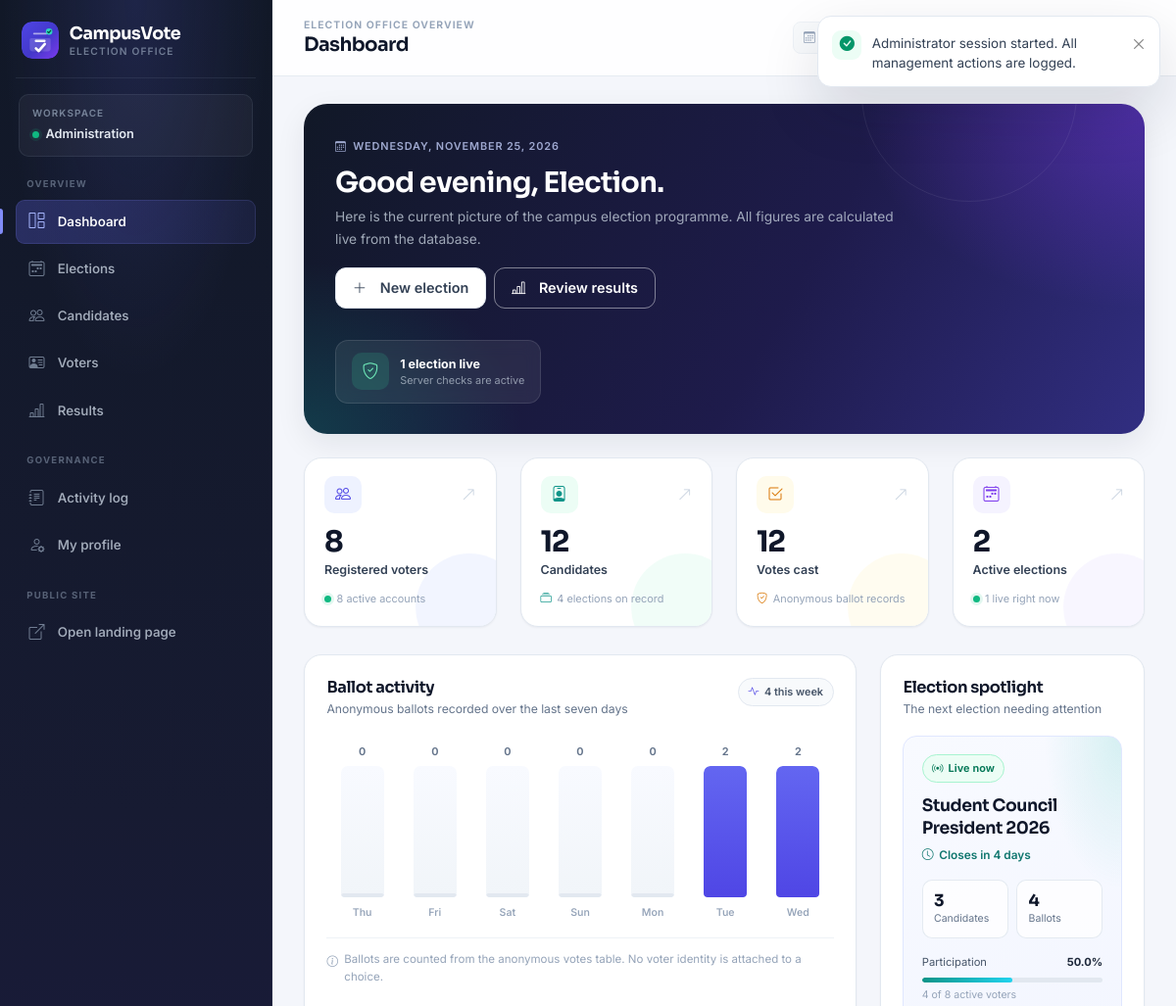
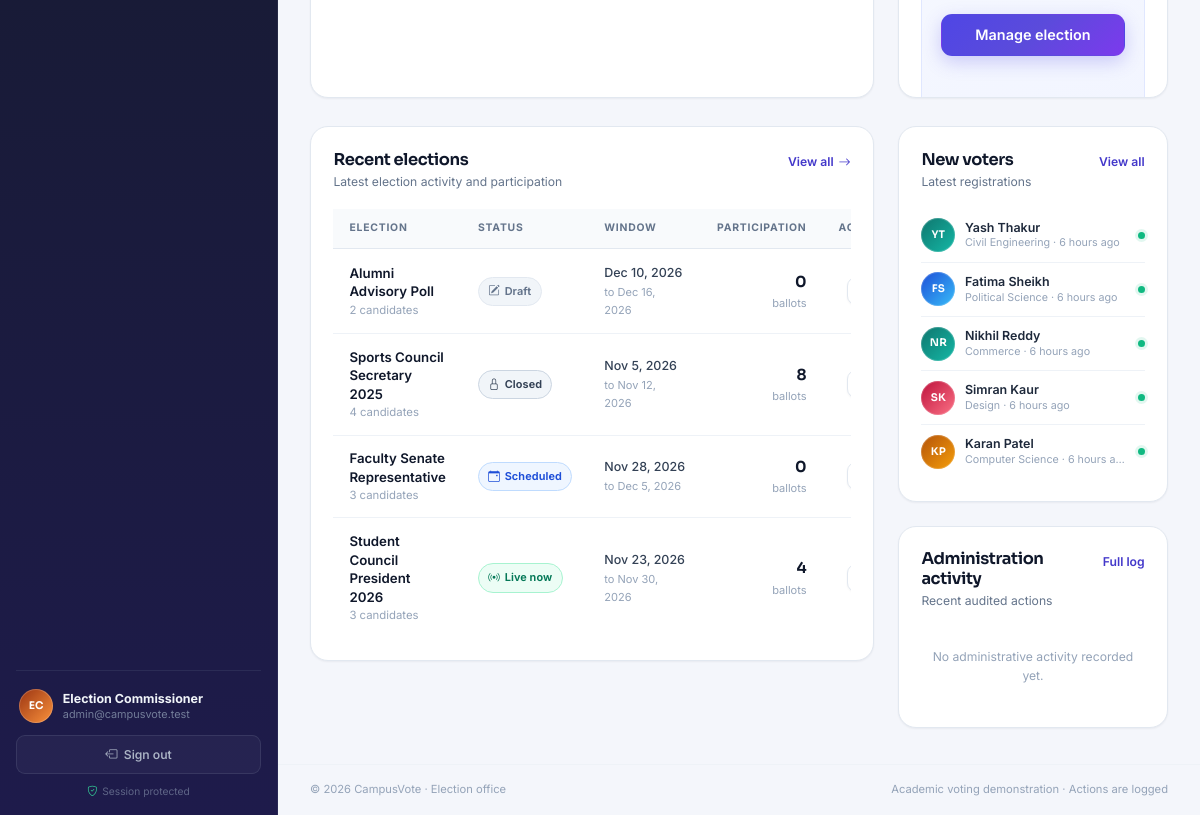
Page /admin/dashboard.php (signed in) on the committed database (2 pictures, top to bottom).
### tables this page shows
CREATE TABLE `elections` (
    `id`                INT UNSIGNED NOT NULL AUTO_INCREMENT,
    `title`             VARCHAR(150) NOT NULL,
    `description`       TEXT         NULL,
    `start_at`          DATETIME     NOT NULL,
    `end_at`            DATETIME     NOT NULL,
    `status`            ENUM('draft','active','closed') NOT NULL DEFAULT 'draft',
    `results_published` TINYINT(1)   NOT NULL DEFAULT 0,
    `created_by`        INT UNSIGNED NULL,
    `created_at`        DATETIME     NOT NULL DEFAULT CURRENT_TIMESTAMP,
    `updated_at`        DATETIME     NOT NULL DEFAULT CURRENT_TIMESTAMP
                                     ON UPDATE CURRENT_TIMESTAMP,
    PRIMARY KEY (`id`),
    KEY `idx_elections_status_window` (`status`, `start_at`, `end_at`),
    KEY `idx_elections_results` (`results_published`),
    KEY `fk_elections_admin` (`created_by`),
    CONSTRAINT `fk_elections_admin`
        FOREIGN KEY (`created_by`) REFERENCES `admins` (`id`)
        ON DELETE SET NULL ON UPDATE CASCADE,
    CONSTRAINT `chk_elections_window` CHECK (`end_at` > `start_at`)
);

CREATE TABLE `voters` (
    `id`            INT UNSIGNED NOT NULL AUTO_INCREMENT,
    `full_name`     VARCHAR(100) NOT NULL,
    `username`      VARCHAR(50)  NOT NULL,
    `email`         VARCHAR(150) NOT NULL,
    `student_id`    VARCHAR(30)  NOT NULL,
    `department`    VARCHAR(100) NOT NULL,
    `password_hash` VARCHAR(255) NOT NULL,
    `is_active`     TINYINT(1)   NOT NULL DEFAULT 1,
    `last_login_at` DATETIME     NULL,
    `created_at`    DATETIME     NOT NULL DEFAULT CURRENT_TIMESTAMP,
    `updated_at`    DATETIME     NOT NULL DEFAULT CURRENT_TIMESTAMP
                                 ON UPDATE CURRENT_TIMESTAMP,
    PRIMARY KEY (`id`),
    UNIQUE KEY `uq_voters_username` (`username`),
    UNIQUE KEY `uq_voters_email` (`email`),
    UNIQUE KEY `uq_voters_student_id` (`student_id`),
    KEY `idx_voters_is_active` (`is_active`),
    KEY `idx_voters_created_at` (`created_at`)
);

### admin/dashboard.php (the view, shortened to what the rows shown need)
<?php
$admin = Auth::requireAdmin();
$pdo = Database::connection();
$overview = $pdo->query(
    "SELECT
        (SELECT COUNT(*) FROM voters) AS total_voters,
        (SELECT COUNT(*) FROM voters WHERE is_active = 1) AS active_voters,
        (SELECT COUNT(*) FROM candidates) AS total_candidates,
        (SELECT COUNT(*) FROM votes) AS total_votes,
        (SELECT COUNT(*) FROM elections) AS total_elections,
        (SELECT COUNT(*) FROM elections WHERE status = 'active' AND end_at > NOW()) AS active_elections,
        (SELECT COUNT(*) FROM elections WHERE status = 'active' AND NOW() BETWEEN start_at AND end_at) AS live_elections,
        (SELECT COUNT(*) FROM elections WHERE results_published = 1) AS published_results"
)->fetch();
$activeVoters = (int) $overview['active_voters'];
$progressStmt = $pdo->query(
    "SELECT e.*,
            (SELECT COUNT(*) FROM candidates c WHERE c.election_id = e.id) AS candidate_count,
            (SELECT COUNT(*) FROM vote_participation p WHERE p.election_id = e.id) AS participation_count
     FROM elections e
     WHERE e.status = 'active' AND NOW() >= e.start_at AND NOW() <= e.end_at
     ORDER BY e.end_at ASC LIMIT 1"
);
$liveElection = $progressStmt->fetch() ?: null;
$recentElectionsStmt = $pdo->query(
    "SELECT e.*,
            (SELECT COUNT(*) FROM candidates c WHERE c.election_id = e.id) AS candidate_count,
            (SELECT COUNT(*) FROM vote_participation p WHERE p.election_id = e.id) AS participation_count
     FROM elections e
     ORDER BY e.updated_at DESC, e.id DESC LIMIT 5"
);
$recentElections = $recentElectionsStmt->fetchAll();
$recentVoters = $pdo->query(
    'SELECT id, full_name, email, username, department, student_id, is_active, created_at
     FROM voters ORDER BY created_at DESC, id DESC LIMIT 5'
)->fetchAll();
$hour = (int) date('G');
$greeting = $hour < 12 ? 'Good morning' : ($hour < 17 ? 'Good afternoon' : 'Good evening');
$firstName = explode(' ', (string) $admin['full_name'])[0];
$eligibleForProgress = max(1, $activeVoters);
require_once dirname(__DIR__) . '/includes/admin_header.php';
?>
<section class="admin-welcome">
    <div class="admin-welcome__copy">
        <span class="admin-welcome__date"><i class="bi bi-calendar3" aria-hidden="true"></i><?= e(date('l, F j, Y')) ?></span>
        <h2><?= e($greeting) ?>, <?= e($firstName) ?>.</h2>
        <p>Here is the current picture of the campus election programme. All figures are calculated live from the database.</p>
        <div class="admin-welcome__actions">
            <a class="btn btn-light" href="<?= e(url('admin/elections.php?new=1')) ?>">
            </a>
            <a class="btn btn-outline-light" href="<?= e(url('admin/results.php')) ?>">
            </a>
        </div>
    </div>
</section>
<div class="row g-4 mt-1">
    <div class="col-xl-8">
        <section class="panel h-100">
            <div class="panel__header">
                <div>
                    <h2 class="panel__title">Ballot activity</h2>
                </div>
            </div>
        </section>
    </div>
    <div class="col-xl-4">
        <section class="panel h-100 spotlight-panel">
            <div class="panel__header">
                <div>
                    <h2 class="panel__title">Election spotlight</h2>
                </div>
            </div>
            <?php if ($liveElection):
                $liveMeta = Election::meta(Election::status($liveElection));
                $participationRate = min(100, ($eligibleForProgress > 0 ? ((int) $liveElection['participation_count'] / $eligibleForProgress) * 100 : 0));
            ?>
                <div class="spotlight">
                    <span class="status-pill status-pill--live">
                        <i class="bi <?= e($liveMeta['icon']) ?>" aria-hidden="true"></i> <?= e($liveMeta['label']) ?>
                    </span>
                    <h3><?= e($liveElection['title']) ?></h3>
                    <p class="spotlight__timing"><i class="bi bi-clock" aria-hidden="true"></i><?= e(Election::timingHint($liveElection)) ?></p>
                    <div class="spotlight__stats">
                        <div><strong><?= e((string) $liveElection['candidate_count']) ?></strong><span>Candidates</span></div>
                        <div><strong><?= e(number_format((int) $liveElection['participation_count'])) ?></strong><span>Ballots</span></div>
                    </div>
                    <div class="spotlight__progress">
                        <div class="d-flex justify-content-between">
                            <span>Participation</span>
                            <strong><?= e(number_format($participationRate, 1)) ?>%</strong>
                        </div>
                        <div class="progress app-progress" role="progressbar" aria-label="Voter participation" aria-valuenow="<?= e((string) round($participationRate)) ?>" aria-valuemin="0" aria-valuemax="100">
                            <div class="progress-bar" style="width: <?= e((string) $participationRate) ?>%"></div>
                        </div>
                        <span class="spotlight__progress-note"><?= e(number_format((int) $liveElection['participation_count'])) ?> of <?= e(number_format($activeVoters)) ?> active voters</span>
                    </div>
                    <a class="btn btn-brand w-100" href="<?= e(url('admin/elections.php')) ?>">Manage election</a>
                </div>
            <?php endif; ?>
        </section>
    </div>
</div>
<div class="row g-4 mt-1">
    <div class="col-xl-8">
        <section class="panel">
            <div class="panel__header">
                <div>
                    <h2 class="panel__title">Recent elections</h2>
                </div>
            </div>
            <?php if ($recentElections): ?>
                <div class="table-responsive">
                    <table class="table app-table align-middle mb-0">
                        <thead>
                            <tr>
                                <th scope="col">Election</th>
                                <th scope="col">Status</th>
                                <th scope="col">Window</th>
                                <th scope="col" class="text-end">Participation</th>
                                <th scope="col" class="text-end">Action</th>
                            </tr>
                        </thead>
                        <tbody>
                            <?php foreach ($recentElections as $election):
                                $status = Election::status($election);
                                $meta = Election::meta($status);
                            ?>
                                <tr>
                                    <td>
                                        <div class="table-primary">
                                            <strong><?= e($election['title']) ?></strong>
                                            <span><?= e((string) $election['candidate_count']) ?> candidate<?= (int) $election['candidate_count'] === 1 ? '' : 's' ?></span>
                                        </div>
                                    </td>
                                    <td>
                                        <span class="status-pill status-pill--<?= e($meta['class']) ?>">
                                            <i class="bi <?= e($meta['icon']) ?>" aria-hidden="true"></i><?= e($meta['label']) ?>
                                        </span>
                                    </td>
                                    <td>
                                        <span class="table-date"><?= e(format_date($election['start_at'])) ?></span>
                                        <span class="table-subdate">to <?= e(format_date($election['end_at'])) ?></span>
                                    </td>
                                    <td class="text-end">
                                        <strong class="table-number"><?= e(number_format((int) $election['participation_count'])) ?></strong>
                                        <span class="table-subdate">ballots</span>
                                    </td>
                                    <td class="text-end">
                                        <a class="btn btn-sm btn-light" href="<?= e(url('admin/elections.php')) ?>" aria-label="Manage <?= e($election['title']) ?>">
                                        </a>
                                    </td>
                                </tr>
                            <?php endforeach; ?>
                        </tbody>
                    </table>
                </div>
            <?php endif; ?>
        </section>
    </div>
    <div class="col-xl-4">
        <section class="panel">
            <div class="panel__header">
                <div>
                    <h2 class="panel__title">New voters</h2>
                </div>
            </div>
            <?php if ($recentVoters): ?>
                <div class="compact-list">
                    <?php foreach ($recentVoters as $newVoter): ?>
                        <div class="compact-list__item">
                            <?= avatar_markup((string) $newVoter['full_name'], null, 'avatar--sm') ?>
                            <div class="compact-list__meta">
                                <strong><?= e($newVoter['full_name']) ?></strong>
                                <span><?= e($newVoter['department']) ?> · <?= e(time_ago($newVoter['created_at'])) ?></span>
                            </div>
                            <span class="status-dot <?= (int) $newVoter['is_active'] === 1 ? 'status-dot--green' : 'status-dot--muted' ?>" title="<?= (int) $newVoter['is_active'] === 1 ? 'Active' : 'Inactive' ?>"></span>
                        </div>
                    <?php endforeach; ?>
                </div>
            <?php else: ?>
                <div class="empty-state empty-state--tiny">
                    <p>No voter registrations yet.</p>
                </div>
            <?php endif; ?>
        </section>
        <section class="panel mt-4">
            <div class="panel__header">
                <div>
                    <h2 class="panel__title">Administration activity</h2>
                </div>
            </div>
        </section>
    </div>
</div>
<?php require_once dirname(__DIR__) . '/includes/admin_footer.php'; ?>

### includes/admin_sidebar.php (shortened to what the rows shown need)
<?php
$admin = $admin ?? Auth::requireAdmin();
?>
<aside class="app-sidebar app-sidebar--admin" id="appSidebar" aria-label="Administrator navigation">
    <div class="sidebar-footer">
        <div class="sidebar-profile">
            <?= avatar_markup((string) $admin['full_name'], null, 'avatar--sm') ?>
            <div class="sidebar-profile__meta">
                <strong><?= e($admin['full_name']) ?></strong>
                <span><?= e($admin['email']) ?></span>
            </div>
        </div>
    </div>
</aside>

### includes/functions.php (shortened to what the rows shown need)
<?php
function e(mixed $value): string
{
    return htmlspecialchars((string) $value, ENT_QUOTES | ENT_SUBSTITUTE, 'UTF-8');
}
function url(string $path = ''): string
{
    $path = ltrim($path, '/');
    return BASE_URL . '/' . $path;
}
function format_datetime(?string $datetime, string $format = 'M j, Y · g:i A'): string
{
    try {
        return (new DateTimeImmutable($datetime, new DateTimeZone(APP_TIMEZONE)))->format($format);
    } catch (Exception) {
        return '—';
    }
}
function format_date(?string $datetime, string $format = 'M j, Y'): string
{
    return format_datetime($datetime, $format);
}
function time_ago(?string $datetime): string
{
    try {
        $then = new DateTimeImmutable($datetime, new DateTimeZone(APP_TIMEZONE));
        $now = new DateTimeImmutable('now', new DateTimeZone(APP_TIMEZONE));
        $diff = $then->diff($now);
        return human_interval($diff) . ' ago';
    } catch (Exception) {
        return '';
    }
}
function human_interval(DateInterval $diff): string
{
    if ($diff->d > 0) {
        return $diff->d . ' day' . ($diff->d === 1 ? '' : 's');
    }
    if ($diff->h > 0) {
        return $diff->h . ' hour' . ($diff->h === 1 ? '' : 's');
    }
    return 'moments';
}
function time_until(?string $datetime): string
{
    try {
        $target = new DateTimeImmutable($datetime, new DateTimeZone(APP_TIMEZONE));
        $now = new DateTimeImmutable('now', new DateTimeZone(APP_TIMEZONE));
        return human_interval($target->diff($now));
    } catch (Exception) {
        return '';
    }
}
function initials(string $name): string
{
    $parts = preg_split('/\s+/u', trim($name)) ?: [];
    $parts = array_values(array_filter($parts, static fn ($part) => $part !== ''));
    $first = mb_strtoupper(mb_substr($parts[0], 0, 1));
    $last = count($parts) > 1 ? mb_strtoupper(mb_substr($parts[count($parts) - 1], 0, 1)) : '';
    return $first . $last;
}
function avatar_background(string $seed): string
{
    $palettes = [
        'linear-gradient(135deg, #4f46e5, #7c3aed)',
        'linear-gradient(135deg, #0f766e, #14b8a6)',
        'linear-gradient(135deg, #b45309, #f59e0b)',
        'linear-gradient(135deg, #be123c, #fb7185)',
        'linear-gradient(135deg, #1d4ed8, #38bdf8)',
        'linear-gradient(135deg, #6d28d9, #c084fc)',
        'linear-gradient(135deg, #047857, #84cc16)',
        'linear-gradient(135deg, #9a3412, #fb923c)',
    ];
    $index = abs(crc32(mb_strtolower($seed))) % count($palettes);
    return $palettes[$index];
}
function avatar_markup(string $name, ?string $photoUrl = null, string $extraClass = ''): string
{
    $safePhoto = safe_photo_url($photoUrl);
    $class = trim('avatar ' . $extraClass);
    $style = e(avatar_background($name));
    $html = '<span class="' . e($class) . '" style="background:' . $style . '" aria-hidden="true">';
    $html .= '<span class="avatar__initials">' . e(initials($name)) . '</span>';
    $html .= '</span>';
    return $html;
}
function safe_photo_url(?string $url): ?string
{
    $url = trim((string) $url);
    if ($url === '') {
        return null;
    }
    $scheme = strtolower((string) parse_url($url, PHP_URL_SCHEME));
    return in_array($scheme, ['http', 'https'], true) ? $url : null;
}

### rows in the picture
elections: title "Student Council President 2026", end_at "Closes in 4 days", candidate_count "3", label "Live now", start_at "Nov 23, 2026", end_at "Nov 30, 2026", participation_count "4"
elections: title "Alumni Advisory Poll", candidate_count "2", status "Draft", start_at "Dec 10, 2026", end_at "Dec 16, 2026", participation_count "0"
elections: title "Sports Council Secretary 2025", candidate_count "4", status "Closed", start_at "Nov 5, 2026", end_at "Nov 12, 2026", participation_count "8"
elections: title "Faculty Senate Representative", candidate_count "3", label "Scheduled", start_at "Nov 28, 2026", end_at "Dec 5, 2026", participation_count "0"
voters: full_name "YT", full_name "Yash Thakur", department "Civil Engineering", created_at "6 hours ago", is_active 1 (drawn)
voters: full_name "FS", full_name "Fatima Sheikh", department "Political Science", created_at "6 hours ago", is_active 1 (drawn)
voters: full_name "NR", full_name "Nikhil Reddy", department "Commerce", created_at "6 hours ago", is_active 1 (drawn)
voters: full_name "SK", full_name "Simran Kaur", department "Design", created_at "6 hours ago", is_active 1 (drawn)
voters: full_name "KP", full_name "Karan Patel", department "Computer Science", created_at "6 hours ago", is_active 1 (drawn)

### other values in the picture
$flash['message'] "Administrator session started. All management actions are logged."
APP_NAME "CampusVote"
$item['label'] "Dashboard"
$item['label'] "Elections"
$item['label'] "Candidates"
$item['label'] "Voters"
$item['label'] "Results"
initials($name) "EC"
$admin['full_name'] "Election Commissioner"
$admin['email'] "admin@campusvote.test"
$pageEyebrow "ELECTION OFFICE OVERVIEW"
$pageTitle "Dashboard"
$firstName "Election"
$liveElections "1"
$totalVoters "8"
